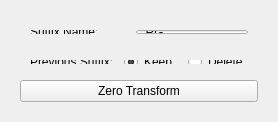
          <widget class="QWidget" name="page_mirror">
           <property name="geometry">
            <rect>
             <x>0</x>
             <y>0</y>
             <width>253</width>
             <height>118</height>
            </rect>
           </property>
           <attribute name="label">
            <string>Zero Transform</string>
           </attribute>
           <layout class="QVBoxLayout" name="verticalLayout_12">
            <item>
             <widget class="QWidget" name="zero_grp" native="true">
              <property name="sizePolicy">
               <sizepolicy hsizetype="Preferred" vsizetype="Minimum">
                <horstretch>0</horstretch>
                <verstretch>0</verstretch>
               </sizepolicy>
              </property>
              <property name="minimumSize">
               <size>
                <width>0</width>
                <height>100</height>
               </size>
              </property>
              <layout class="QVBoxLayout" name="verticalLayout_9">
               <item>
                <layout class="QHBoxLayout" name="horizontalLayout_10">
                 <property name="leftMargin">
                  <number>10</number>
                 </property>
                 <property name="topMargin">
                  <number>10</number>
                 </property>
                 <property name="rightMargin">
                  <number>10</number>
                 </property>
                 <property name="bottomMargin">
                  <number>10</number>
                 </property>
                 <item>
                  <widget class="QLabel" name="label_suffix">
                   <property name="sizePolicy">
                    <sizepolicy hsizetype="Minimum" vsizetype="Preferred">
                     <horstretch>0</horstretch>
                     <verstretch>0</verstretch>
                    </sizepolicy>
                   </property>
                   <property name="minimumSize">
                    <size>
                     <width>100</width>
                     <height>0</height>
                    </size>
                   </property>
                   <property name="text">
                    <string>Suffix Name:</string>
                   </property>
                  </widget>
                 </item>
                 <item>
                  <widget class="QLineEdit" name="suffix_edit">
                   <property name="text">
                    <string>_RG</string>
                   </property>
                  </widget>
                 </item>
                </layout>
               </item>
               <item>
                <layout class="QHBoxLayout" name="horizontalLayout_11">
                 <property name="spacing">
                  <number>10</number>
                 </property>
                 <property name="leftMargin">
                  <number>10</number>
                 </property>
                 <property name="topMargin">
                  <number>10</number>
                 </property>
                 <property name="rightMargin">
                  <number>10</number>
                 </property>
                 <property name="bottomMargin">
                  <number>10</number>
                 </property>
                 <item>
                  <widget class="QLabel" name="suffix_label">
                   <property name="text">
                    <string>Previous Suffix:</string>
                   </property>
                  </widget>
                 </item>
                 <item>
                  <widget class="QRadioButton" name="suffix_keep">
                   <property name="text">
                    <string>Keep</string>
                   </property>
                   <property name="checked">
                    <bool>true</bool>
                   </property>
                  </widget>
                 </item>
                 <item>
                  <widget class="QRadioButton" name="suffix_delete">
                   <property name="text">
                    <string>Delete</string>
                   </property>
                  </widget>
                 </item>
                </layout>
               </item>
               <item>
                <widget class="QPushButton" name="zero_btn">
                 <property name="text">
                  <string>Zero Transform</string>
                 </property>
                </widget>
               </item>
               <item>
                <spacer name="verticalSpacer_4">
                 <property name="orientation">
                  <enum>Qt::Vertical</enum>
                 </property>
                 <property name="sizeHint" stdset="0">
                  <size>
                   <width>20</width>
                   <height>40</height>
                  </size>
                 </property>
                </spacer>
               </item>
              </layout>
             </widget>
            </item>
           </layout>
          </widget>
